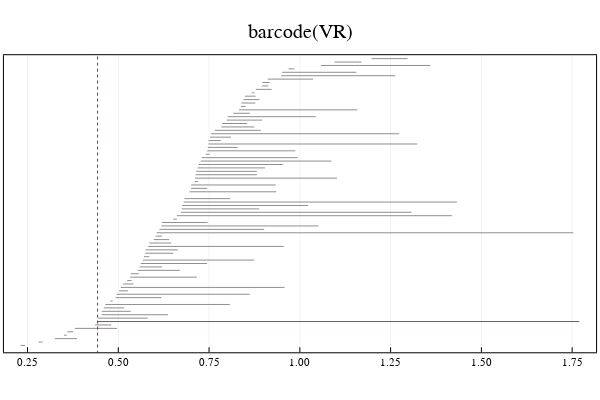

The notebook cell saved with this chart:
### Code cell
p = return_extension_results_at_parameter(extension_to_VR_Q)

### Figure 1 — Plotly figure (JSON) as saved in the notebook; plotly's stock layout.template omitted (floating-point values rounded to 4 significant figures)
{"data": [{"colorbar": {"title": ""}, "hoverinfo": "text", "legendgroup": "y1", "line": {"color": "rgba(143, 143, 143, 1.000)", "dash": "solid", "shape": "linear", "width": 1}, "mode": "lines", "name": "y1", "showlegend": true, "text": ["class 14", "class 14"], "type": "scatter", "x": [0.2312, 0.2428], "xaxis": "x1", "y": [1, 1], "yaxis": "y1", "zmax": null, "zmin": null}, {"colorbar": {"title": ""}, "hoverinfo": "text", "legendgroup": "y2", "line": {"color": "rgba(143, 143, 143, 1.000)", "dash": "solid", "shape": "linear", "width": 1}, "mode": "lines", "name": "y2", "showlegend": true, "text": ["class 1", "class 1"], "type": "scatter", "x": [0.2799, 0.2914], "xaxis": "x1", "y": [2, 2], "yaxis": "y1", "zmax": null, "zmin": null}, {"colorbar": {"title": ""}, "hoverinfo": "text", "legendgroup": "y3", "line": {"color": "rgba(143, 143, 143, 1.000)", "dash": "solid", "shape": "linear", "width": 1}, "mode": "lines", "name": "y3", "showlegend": true, "text": ["class 15", "class 15"], "type": "scatter", "x": [0.3255, 0.3861], "xaxis": "x1", "y": [3, 3], "yaxis": "y1", "zmax": null, "zmin": null}, {"colorbar": {"title": ""}, "hoverinfo": "text", "legendgroup": "y4", "line": {"color": "rgba(143, 143, 143, 1.000)", "dash": "solid", "shape": "linear", "width": 1}, "mode": "lines", "name": "y4", "showlegend": true, "text": ["class 2", "class 2"], "type": "scatter", "x": [0.3504, 0.3578], "xaxis": "x1", "y": [4, 4], "yaxis": "y1", "zmax": null, "zmin": null}, {"colorbar": {"title": ""}, "hoverinfo": "text", "legendgroup": "y5", "line": {"color": "rgba(143, 143, 143, 1.000)", "dash": "solid", "shape": "linear", "width": 1}, "mode": "lines", "name": "y5", "showlegend": true, "text": ["class 3", "class 3"], "type": "scatter", "x": [0.3597, 0.3762], "xaxis": "x1", "y": [5, 5], "yaxis": "y1", "zmax": null, "zmin": null}, {"colorbar": {"title": ""}, "hoverinfo": "text", "legendgroup": "y6", "line": {"color": "rgba(143, 143, 143, 1.000)", "dash": "solid", "shape": "linear", "width": 1}, "mode": "lines", "name": "y6", "showlegend": true, "text": ["class 16", "class 16"], "type": "scatter", "x": [0.3801, 0.4967], "xaxis": "x1", "y": [6, 6], "yaxis": "y1", "zmax": null, "zmin": null}, {"colorbar": {"title": ""}, "hoverinfo": "text", "legendgroup": "y7", "line": {"color": "rgba(143, 143, 143, 1.000)", "dash": "solid", "shape": "linear", "width": 1}, "mode": "lines", "name": "y7", "showlegend": true, "text": ["class 17", "class 17"], "type": "scatter", "x": [0.4353, 0.4805], "xaxis": "x1", "y": [7, 7], "yaxis": "y1", "zmax": null, "zmin": null}, {"colorbar": {"title": ""}, "hoverinfo": "text", "legendgroup": "y8", "line": {"color": "rgba(143, 143, 143, 1.000)", "dash": "solid", "shape": "linear", "width": 1}, "mode": "lines", "name": "y8", "showlegend": true, "text": ["class 83", "class 83"], "type": "scatter", "x": [0.4429, 0.4429], "xaxis": "x1", "y": [8, 8], "yaxis": "y1", "zmax": null, "zmin": null}, {"colorbar": {"title": ""}, "hoverinfo": "text", "legendgroup": "y9", "line": {"color": "rgba(238, 18, 137, 1.000)", "dash": "solid", "shape": "linear", "width": 1}, "mode": "lines", "name": "y9", "showlegend": true, "text": ["class 83", "class 83"], "type": "scatter", "x": [0.4429, 1.77], "xaxis": "x1", "y": [8, 8], "yaxis": "y1", "zmax": null, "zmin": null}, {"colorbar": {"title": ""}, "hoverinfo": "text", "legendgroup": "y10", "line": {"color": "rgba(143, 143, 143, 1.000)", "dash": "solid", "shape": "linear", "width": 1}, "mode": "lines", "name": "y10", "showlegend": true, "text": ["class 67", "class 67"], "type": "scatter", "x": [0.444, 0.5809], "xaxis": "x1", "y": [9, 9], "yaxis": "y1", "zmax": null, "zmin": null}, {"colorbar": {"title": ""}, "hoverinfo": "text", "legendgroup": "y11", "line": {"color": "rgba(143, 143, 143, 1.000)", "dash": "solid", "shape": "linear", "width": 1}, "mode": "lines", "name": "y11", "showlegend": true, "text": ["class 18", "class 18"], "type": "scatter", "x": [0.4541, 0.6371], "xaxis": "x1", "y": [10, 10], "yaxis": "y1", "zmax": null, "zmin": null}, {"colorbar": {"title": ""}, "hoverinfo": "text", "legendgroup": "y12", "line": {"color": "rgba(143, 143, 143, 1.000)", "dash": "solid", "shape": "linear", "width": 1}, "mode": "lines", "name": "y12", "showlegend": true, "text": ["class 19", "class 19"], "type": "scatter", "x": [0.4542, 0.5339], "xaxis": "x1", "y": [11, 11], "yaxis": "y1", "zmax": null, "zmin": null}, {"colorbar": {"title": ""}, "hoverinfo": "text", "legendgroup": "y13", "line": {"color": "rgba(143, 143, 143, 1.000)", "dash": "solid", "shape": "linear", "width": 1}, "mode": "lines", "name": "y13", "showlegend": true, "text": ["class 20", "class 20"], "type": "scatter", "x": [0.4601, 0.5161], "xaxis": "x1", "y": [12, 12], "yaxis": "y1", "zmax": null, "zmin": null}, {"colorbar": {"title": ""}, "hoverinfo": "text", "legendgroup": "y14", "line": {"color": "rgba(143, 143, 143, 1.000)", "dash": "solid", "shape": "linear", "width": 1}, "mode": "lines", "name": "y14", "showlegend": true, "text": ["class 68", "class 68"], "type": "scatter", "x": [0.464, 0.8071], "xaxis": "x1", "y": [13, 13], "yaxis": "y1", "zmax": null, "zmin": null}, {"colorbar": {"title": ""}, "hoverinfo": "text", "legendgroup": "y15", "line": {"color": "rgba(143, 143, 143, 1.000)", "dash": "solid", "shape": "linear", "width": 1}, "mode": "lines", "name": "y15", "showlegend": true, "text": ["class 4", "class 4"], "type": "scatter", "x": [0.4783, 0.4843], "xaxis": "x1", "y": [14, 14], "yaxis": "y1", "zmax": null, "zmin": null}, {"colorbar": {"title": ""}, "hoverinfo": "text", "legendgroup": "y16", "line": {"color": "rgba(143, 143, 143, 1.000)", "dash": "solid", "shape": "linear", "width": 1}, "mode": "lines", "name": "y16", "showlegend": true, "text": ["class 21", "class 21"], "type": "scatter", "x": [0.4924, 0.6189], "xaxis": "x1", "y": [15, 15], "yaxis": "y1", "zmax": null, "zmin": null}, {"colorbar": {"title": ""}, "hoverinfo": "text", "legendgroup": "y17", "line": {"color": "rgba(143, 143, 143, 1.000)", "dash": "solid", "shape": "linear", "width": 1}, "mode": "lines", "name": "y17", "showlegend": true, "text": ["class 22", "class 22"], "type": "scatter", "x": [0.4944, 0.8618], "xaxis": "x1", "y": [16, 16], "yaxis": "y1", "zmax": null, "zmin": null}, {"colorbar": {"title": ""}, "hoverinfo": "text", "legendgroup": "y18", "line": {"color": "rgba(143, 143, 143, 1.000)", "dash": "solid", "shape": "linear", "width": 1}, "mode": "lines", "name": "y18", "showlegend": true, "text": ["class 23", "class 23"], "type": "scatter", "x": [0.5021, 0.5263], "xaxis": "x1", "y": [17, 17], "yaxis": "y1", "zmax": null, "zmin": null}, {"colorbar": {"title": ""}, "hoverinfo": "text", "legendgroup": "y19", "line": {"color": "rgba(143, 143, 143, 1.000)", "dash": "solid", "shape": "linear", "width": 1}, "mode": "lines", "name": "y19", "showlegend": true, "text": ["class 69", "class 69"], "type": "scatter", "x": [0.5068, 0.9578], "xaxis": "x1", "y": [18, 18], "yaxis": "y1", "zmax": null, "zmin": null}, {"colorbar": {"title": ""}, "hoverinfo": "text", "legendgroup": "y20", "line": {"color": "rgba(143, 143, 143, 1.000)", "dash": "solid", "shape": "linear", "width": 1}, "mode": "lines", "name": "y20", "showlegend": true, "text": ["class 5", "class 5"], "type": "scatter", "x": [0.513, 0.5413], "xaxis": "x1", "y": [19, 19], "yaxis": "y1", "zmax": null, "zmin": null}, {"colorbar": {"title": ""}, "hoverinfo": "text", "legendgroup": "y21", "line": {"color": "rgba(143, 143, 143, 1.000)", "dash": "solid", "shape": "linear", "width": 1}, "mode": "lines", "name": "y21", "showlegend": true, "text": ["class 24", "class 24"], "type": "scatter", "x": [0.5247, 0.5363], "xaxis": "x1", "y": [20, 20], "yaxis": "y1", "zmax": null, "zmin": null}, {"colorbar": {"title": ""}, "hoverinfo": "text", "legendgroup": "y22", "line": {"color": "rgba(143, 143, 143, 1.000)", "dash": "solid", "shape": "linear", "width": 1}, "mode": "lines", "name": "y22", "showlegend": true, "text": ["class 25", "class 25"], "type": "scatter", "x": [0.5328, 0.7164], "xaxis": "x1", "y": [21, 21], "yaxis": "y1", "zmax": null, "zmin": null}, {"colorbar": {"title": ""}, "hoverinfo": "text", "legendgroup": "y23", "line": {"color": "rgba(143, 143, 143, 1.000)", "dash": "solid", "shape": "linear", "width": 1}, "mode": "lines", "name": "y23", "showlegend": true, "text": ["class 26", "class 26"], "type": "scatter", "x": [0.5346, 0.5567], "xaxis": "x1", "y": [22, 22], "yaxis": "y1", "zmax": null, "zmin": null}, {"colorbar": {"title": ""}, "hoverinfo": "text", "legendgroup": "y24", "line": {"color": "rgba(143, 143, 143, 1.000)", "dash": "solid", "shape": "linear", "width": 1}, "mode": "lines", "name": "y24", "showlegend": true, "text": ["class 27", "class 27"], "type": "scatter", "x": [0.5536, 0.6692], "xaxis": "x1", "y": [23, 23], "yaxis": "y1", "zmax": null, "zmin": null}, {"colorbar": {"title": ""}, "hoverinfo": "text", "legendgroup": "y25", "line": {"color": "rgba(143, 143, 143, 1.000)", "dash": "solid", "shape": "linear", "width": 1}, "mode": "lines", "name": "y25", "showlegend": true, "text": ["class 28", "class 28"], "type": "scatter", "x": [0.5586, 0.6203], "xaxis": "x1", "y": [24, 24], "yaxis": "y1", "zmax": null, "zmin": null}, {"colorbar": {"title": ""}, "hoverinfo": "text", "legendgroup": "y26", "line": {"color": "rgba(143, 143, 143, 1.000)", "dash": "solid", "shape": "linear", "width": 1}, "mode": "lines", "name": "y26", "showlegend": true, "text": ["class 29", "class 29"], "type": "scatter", "x": [0.5621, 0.7444], "xaxis": "x1", "y": [25, 25], "yaxis": "y1", "zmax": null, "zmin": null}, {"colorbar": {"title": ""}, "hoverinfo": "text", "legendgroup": "y27", "line": {"color": "rgba(143, 143, 143, 1.000)", "dash": "solid", "shape": "linear", "width": 1}, "mode": "lines", "name": "y27", "showlegend": true, "text": ["class 30", "class 30"], "type": "scatter", "x": [0.5678, 0.874], "xaxis": "x1", "y": [26, 26], "yaxis": "y1", "zmax": null, "zmin": null}, {"colorbar": {"title": ""}, "hoverinfo": "text", "legendgroup": "y28", "line": {"color": "rgba(143, 143, 143, 1.000)", "dash": "solid", "shape": "linear", "width": 1}, "mode": "lines", "name": "y28", "showlegend": true, "text": ["class 31", "class 31"], "type": "scatter", "x": [0.5707, 0.5854], "xaxis": "x1", "y": [27, 27], "yaxis": "y1", "zmax": null, "zmin": null}, {"colorbar": {"title": ""}, "hoverinfo": "text", "legendgroup": "y29", "line": {"color": "rgba(143, 143, 143, 1.000)", "dash": "solid", "shape": "linear", "width": 1}, "mode": "lines", "name": "y29", "showlegend": true, "text": ["class 32", "class 32"], "type": "scatter", "x": [0.5744, 0.6515], "xaxis": "x1", "y": [28, 28], "yaxis": "y1", "zmax": null, "zmin": null}, {"colorbar": {"title": ""}, "hoverinfo": "text", "legendgroup": "y30", "line": {"color": "rgba(143, 143, 143, 1.000)", "dash": "solid", "shape": "linear", "width": 1}, "mode": "lines", "name": "y30", "showlegend": true, "text": ["class 33", "class 33"], "type": "scatter", "x": [0.5751, 0.6637], "xaxis": "x1", "y": [29, 29], "yaxis": "y1", "zmax": null, "zmin": null}, {"colorbar": {"title": ""}, "hoverinfo": "text", "legendgroup": "y31", "line": {"color": "rgba(143, 143, 143, 1.000)", "dash": "solid", "shape": "linear", "width": 1}, "mode": "lines", "name": "y31", "showlegend": true, "text": ["class 70", "class 70"], "type": "scatter", "x": [0.5822, 0.9555], "xaxis": "x1", "y": [30, 30], "yaxis": "y1", "zmax": null, "zmin": null}, {"colorbar": {"title": ""}, "hoverinfo": "text", "legendgroup": "y32", "line": {"color": "rgba(143, 143, 143, 1.000)", "dash": "solid", "shape": "linear", "width": 1}, "mode": "lines", "name": "y32", "showlegend": true, "text": ["class 6", "class 6"], "type": "scatter", "x": [0.5855, 0.6454], "xaxis": "x1", "y": [31, 31], "yaxis": "y1", "zmax": null, "zmin": null}, {"colorbar": {"title": ""}, "hoverinfo": "text", "legendgroup": "y33", "line": {"color": "rgba(143, 143, 143, 1.000)", "dash": "solid", "shape": "linear", "width": 1}, "mode": "lines", "name": "y33", "showlegend": true, "text": ["class 34", "class 34"], "type": "scatter", "x": [0.5975, 0.6404], "xaxis": "x1", "y": [32, 32], "yaxis": "y1", "zmax": null, "zmin": null}, {"colorbar": {"title": ""}, "hoverinfo": "text", "legendgroup": "y34", "line": {"color": "rgba(143, 143, 143, 1.000)", "dash": "solid", "shape": "linear", "width": 1}, "mode": "lines", "name": "y34", "showlegend": true, "text": ["class 35", "class 35"], "type": "scatter", "x": [0.6027, 0.6201], "xaxis": "x1", "y": [33, 33], "yaxis": "y1", "zmax": null, "zmin": null}, {"colorbar": {"title": ""}, "hoverinfo": "text", "legendgroup": "y35", "line": {"color": "rgba(143, 143, 143, 1.000)", "dash": "solid", "shape": "linear", "width": 1}, "mode": "lines", "name": "y35", "showlegend": true, "text": ["class 85", "class 85"], "type": "scatter", "x": [0.6055, 1.753], "xaxis": "x1", "y": [34, 34], "yaxis": "y1", "zmax": null, "zmin": null}, {"colorbar": {"title": ""}, "hoverinfo": "text", "legendgroup": "y36", "line": {"color": "rgba(143, 143, 143, 1.000)", "dash": "solid", "shape": "linear", "width": 1}, "mode": "lines", "name": "y36", "showlegend": true, "text": ["class 71", "class 71"], "type": "scatter", "x": [0.6132, 0.9017], "xaxis": "x1", "y": [35, 35], "yaxis": "y1", "zmax": null, "zmin": null}, {"colorbar": {"title": ""}, "hoverinfo": "text", "legendgroup": "y37", "line": {"color": "rgba(143, 143, 143, 1.000)", "dash": "solid", "shape": "linear", "width": 1}, "mode": "lines", "name": "y37", "showlegend": true, "text": ["class 72", "class 72"], "type": "scatter", "x": [0.6189, 1.051], "xaxis": "x1", "y": [36, 36], "yaxis": "y1", "zmax": null, "zmin": null}, {"colorbar": {"title": ""}, "hoverinfo": "text", "legendgroup": "y38", "line": {"color": "rgba(143, 143, 143, 1.000)", "dash": "solid", "shape": "linear", "width": 1}, "mode": "lines", "name": "y38", "showlegend": true, "text": ["class 36", "class 36"], "type": "scatter", "x": [0.6199, 0.7459], "xaxis": "x1", "y": [37, 37], "yaxis": "y1", "zmax": null, "zmin": null}, {"colorbar": {"title": ""}, "hoverinfo": "text", "legendgroup": "y39", "line": {"color": "rgba(143, 143, 143, 1.000)", "dash": "solid", "shape": "linear", "width": 1}, "mode": "lines", "name": "y39", "showlegend": true, "text": ["class 37", "class 37"], "type": "scatter", "x": [0.6509, 0.6613], "xaxis": "x1", "y": [38, 38], "yaxis": "y1", "zmax": null, "zmin": null}, {"colorbar": {"title": ""}, "hoverinfo": "text", "legendgroup": "y40", "line": {"color": "rgba(143, 143, 143, 1.000)", "dash": "solid", "shape": "linear", "width": 1}, "mode": "lines", "name": "y40", "showlegend": true, "text": ["class 84", "class 84"], "type": "scatter", "x": [0.6612, 1.419], "xaxis": "x1", "y": [39, 39], "yaxis": "y1", "zmax": null, "zmin": null}, {"colorbar": {"title": ""}, "hoverinfo": "text", "legendgroup": "y41", "line": {"color": "rgba(143, 143, 143, 1.000)", "dash": "solid", "shape": "linear", "width": 1}, "mode": "lines", "name": "y41", "showlegend": true, "text": ["class 80", "class 80"], "type": "scatter", "x": [0.6727, 1.308], "xaxis": "x1", "y": [40, 40], "yaxis": "y1", "zmax": null, "zmin": null}, {"colorbar": {"title": ""}, "hoverinfo": "text", "legendgroup": "y42", "line": {"color": "rgba(143, 143, 143, 1.000)", "dash": "solid", "shape": "linear", "width": 1}, "mode": "lines", "name": "y42", "showlegend": true, "text": ["class 38", "class 38"], "type": "scatter", "x": [0.6742, 0.8881], "xaxis": "x1", "y": [41, 41], "yaxis": "y1", "zmax": null, "zmin": null}, {"colorbar": {"title": ""}, "hoverinfo": "text", "legendgroup": "y43", "line": {"color": "rgba(143, 143, 143, 1.000)", "dash": "solid", "shape": "linear", "width": 1}, "mode": "lines", "name": "y43", "showlegend": true, "text": ["class 81", "class 81"], "type": "scatter", "x": [0.676, 1.023], "xaxis": "x1", "y": [42, 42], "yaxis": "y1", "zmax": null, "zmin": null}, {"colorbar": {"title": ""}, "hoverinfo": "text", "legendgroup": "y44", "line": {"color": "rgba(143, 143, 143, 1.000)", "dash": "solid", "shape": "linear", "width": 1}, "mode": "lines", "name": "y44", "showlegend": true, "text": ["class 82", "class 82"], "type": "scatter", "x": [0.6802, 1.433], "xaxis": "x1", "y": [43, 43], "yaxis": "y1", "zmax": null, "zmin": null}, {"colorbar": {"title": ""}, "hoverinfo": "text", "legendgroup": "y45", "line": {"color": "rgba(143, 143, 143, 1.000)", "dash": "solid", "shape": "linear", "width": 1}, "mode": "lines", "name": "y45", "showlegend": true, "text": ["class 39", "class 39"], "type": "scatter", "x": [0.6821, 0.8079], "xaxis": "x1", "y": [44, 44], "yaxis": "y1", "zmax": null, "zmin": null}, {"colorbar": {"title": ""}, "hoverinfo": "text", "legendgroup": "y46", "line": {"color": "rgba(143, 143, 143, 1.000)", "dash": "solid", "shape": "linear", "width": 1}, "mode": "lines", "name": "y46", "showlegend": true, "text": ["class 40", "class 40"], "type": "scatter", "x": [0.6855, 0.6869], "xaxis": "x1", "y": [45, 45], "yaxis": "y1", "zmax": null, "zmin": null}, {"colorbar": {"title": ""}, "hoverinfo": "text", "legendgroup": "y47", "line": {"color": "rgba(143, 143, 143, 1.000)", "dash": "solid", "shape": "linear", "width": 1}, "mode": "lines", "name": "y47", "showlegend": true, "text": ["class 41", "class 41"], "type": "scatter", "x": [0.696, 0.935], "xaxis": "x1", "y": [46, 46], "yaxis": "y1", "zmax": null, "zmin": null}, {"colorbar": {"title": ""}, "hoverinfo": "text", "legendgroup": "y48", "line": {"color": "rgba(143, 143, 143, 1.000)", "dash": "solid", "shape": "linear", "width": 1}, "mode": "lines", "name": "y48", "showlegend": true, "text": ["class 42", "class 42"], "type": "scatter", "x": [0.7004, 0.7449], "xaxis": "x1", "y": [47, 47], "yaxis": "y1", "zmax": null, "zmin": null}, {"colorbar": {"title": ""}, "hoverinfo": "text", "legendgroup": "y49", "line": {"color": "rgba(143, 143, 143, 1.000)", "dash": "solid", "shape": "linear", "width": 1}, "mode": "lines", "name": "y49", "showlegend": true, "text": ["class 43", "class 43"], "type": "scatter", "x": [0.7008, 0.9334], "xaxis": "x1", "y": [48, 48], "yaxis": "y1", "zmax": null, "zmin": null}, {"colorbar": {"title": ""}, "hoverinfo": "text", "legendgroup": "y50", "line": {"color": "rgba(143, 143, 143, 1.000)", "dash": "solid", "shape": "linear", "width": 1}, "mode": "lines", "name": "y50", "showlegend": true, "text": ["class 7", "class 7"], "type": "scatter", "x": [0.7106, 0.7191], "xaxis": "x1", "y": [49, 49], "yaxis": "y1", "zmax": null, "zmin": null}, {"colorbar": {"title": ""}, "hoverinfo": "text", "legendgroup": "y51", "line": {"color": "rgba(143, 143, 143, 1.000)", "dash": "solid", "shape": "linear", "width": 1}, "mode": "lines", "name": "y51", "showlegend": true, "text": ["class 73", "class 73"], "type": "scatter", "x": [0.7114, 1.102], "xaxis": "x1", "y": [50, 50], "yaxis": "y1", "zmax": null, "zmin": null}, {"colorbar": {"title": ""}, "hoverinfo": "text", "legendgroup": "y52", "line": {"color": "rgba(143, 143, 143, 1.000)", "dash": "solid", "shape": "linear", "width": 1}, "mode": "lines", "name": "y52", "showlegend": true, "text": ["class 44", "class 44"], "type": "scatter", "x": [0.7126, 0.8818], "xaxis": "x1", "y": [51, 51], "yaxis": "y1", "zmax": null, "zmin": null}, {"colorbar": {"title": ""}, "hoverinfo": "text", "legendgroup": "y53", "line": {"color": "rgba(143, 143, 143, 1.000)", "dash": "solid", "shape": "linear", "width": 1}, "mode": "lines", "name": "y53", "showlegend": true, "text": ["class 45", "class 45"], "type": "scatter", "x": [0.7147, 0.8814], "xaxis": "x1", "y": [52, 52], "yaxis": "y1", "zmax": null, "zmin": null}, {"colorbar": {"title": ""}, "hoverinfo": "text", "legendgroup": "y54", "line": {"color": "rgba(143, 143, 143, 1.000)", "dash": "solid", "shape": "linear", "width": 1}, "mode": "lines", "name": "y54", "showlegend": true, "text": ["class 46", "class 46"], "type": "scatter", "x": [0.7181, 0.9041], "xaxis": "x1", "y": [53, 53], "yaxis": "y1", "zmax": null, "zmin": null}, {"colorbar": {"title": ""}, "hoverinfo": "text", "legendgroup": "y55", "line": {"color": "rgba(143, 143, 143, 1.000)", "dash": "solid", "shape": "linear", "width": 1}, "mode": "lines", "name": "y55", "showlegend": true, "text": ["class 47", "class 47"], "type": "scatter", "x": [0.7219, 0.9535], "xaxis": "x1", "y": [54, 54], "yaxis": "y1", "zmax": null, "zmin": null}, {"colorbar": {"title": ""}, "hoverinfo": "text", "legendgroup": "y56", "line": {"color": "rgba(143, 143, 143, 1.000)", "dash": "solid", "shape": "linear", "width": 1}, "mode": "lines", "name": "y56", "showlegend": true, "text": ["class 74", "class 74"], "type": "scatter", "x": [0.727, 1.087], "xaxis": "x1", "y": [55, 55], "yaxis": "y1", "zmax": null, "zmin": null}, {"colorbar": {"title": ""}, "hoverinfo": "text", "legendgroup": "y57", "line": {"color": "rgba(143, 143, 143, 1.000)", "dash": "solid", "shape": "linear", "width": 1}, "mode": "lines", "name": "y57", "showlegend": true, "text": ["class 48", "class 48"], "type": "scatter", "x": [0.7296, 0.9938], "xaxis": "x1", "y": [56, 56], "yaxis": "y1", "zmax": null, "zmin": null}, {"colorbar": {"title": ""}, "hoverinfo": "text", "legendgroup": "y58", "line": {"color": "rgba(143, 143, 143, 1.000)", "dash": "solid", "shape": "linear", "width": 1}, "mode": "lines", "name": "y58", "showlegend": true, "text": ["class 8", "class 8"], "type": "scatter", "x": [0.7408, 0.7515], "xaxis": "x1", "y": [57, 57], "yaxis": "y1", "zmax": null, "zmin": null}, {"colorbar": {"title": ""}, "hoverinfo": "text", "legendgroup": "y59", "line": {"color": "rgba(143, 143, 143, 1.000)", "dash": "solid", "shape": "linear", "width": 1}, "mode": "lines", "name": "y59", "showlegend": true, "text": ["class 75", "class 75"], "type": "scatter", "x": [0.7449, 0.9874], "xaxis": "x1", "y": [58, 58], "yaxis": "y1", "zmax": null, "zmin": null}, {"colorbar": {"title": ""}, "hoverinfo": "text", "legendgroup": "y60", "line": {"color": "rgba(143, 143, 143, 1.000)", "dash": "solid", "shape": "linear", "width": 1}, "mode": "lines", "name": "y60", "showlegend": true, "text": ["class 49", "class 49"], "type": "scatter", "x": [0.7465, 0.8287], "xaxis": "x1", "y": [59, 59], "yaxis": "y1", "zmax": null, "zmin": null}, {"colorbar": {"title": ""}, "hoverinfo": "text", "legendgroup": "y61", "line": {"color": "rgba(143, 143, 143, 1.000)", "dash": "solid", "shape": "linear", "width": 1}, "mode": "lines", "name": "y61", "showlegend": true, "text": ["class 76", "class 76"], "type": "scatter", "x": [0.7483, 1.323], "xaxis": "x1", "y": [60, 60], "yaxis": "y1", "zmax": null, "zmin": null}, {"colorbar": {"title": ""}, "hoverinfo": "text", "legendgroup": "y62", "line": {"color": "rgba(143, 143, 143, 1.000)", "dash": "solid", "shape": "linear", "width": 1}, "mode": "lines", "name": "y62", "showlegend": true, "text": ["class 50", "class 50"], "type": "scatter", "x": [0.7485, 0.7825], "xaxis": "x1", "y": [61, 61], "yaxis": "y1", "zmax": null, "zmin": null}, {"colorbar": {"title": ""}, "hoverinfo": "text", "legendgroup": "y63", "line": {"color": "rgba(143, 143, 143, 1.000)", "dash": "solid", "shape": "linear", "width": 1}, "mode": "lines", "name": "y63", "showlegend": true, "text": ["class 51", "class 51"], "type": "scatter", "x": [0.7522, 0.8103], "xaxis": "x1", "y": [62, 62], "yaxis": "y1", "zmax": null, "zmin": null}, {"colorbar": {"title": ""}, "hoverinfo": "text", "legendgroup": "y64", "line": {"color": "rgba(143, 143, 143, 1.000)", "dash": "solid", "shape": "linear", "width": 1}, "mode": "lines", "name": "y64", "showlegend": true, "text": ["class 77", "class 77"], "type": "scatter", "x": [0.7561, 1.273], "xaxis": "x1", "y": [63, 63], "yaxis": "y1", "zmax": null, "zmin": null}, {"colorbar": {"title": ""}, "hoverinfo": "text", "legendgroup": "y65", "line": {"color": "rgba(143, 143, 143, 1.000)", "dash": "solid", "shape": "linear", "width": 1}, "mode": "lines", "name": "y65", "showlegend": true, "text": ["class 52", "class 52"], "type": "scatter", "x": [0.7655, 0.8923], "xaxis": "x1", "y": [64, 64], "yaxis": "y1", "zmax": null, "zmin": null}, {"colorbar": {"title": ""}, "hoverinfo": "text", "legendgroup": "y66", "line": {"color": "rgba(143, 143, 143, 1.000)", "dash": "solid", "shape": "linear", "width": 1}, "mode": "lines", "name": "y66", "showlegend": true, "text": ["class 53", "class 53"], "type": "scatter", "x": [0.7834, 0.8745], "xaxis": "x1", "y": [65, 65], "yaxis": "y1", "zmax": null, "zmin": null}, {"colorbar": {"title": ""}, "hoverinfo": "text", "legendgroup": "y67", "line": {"color": "rgba(143, 143, 143, 1.000)", "dash": "solid", "shape": "linear", "width": 1}, "mode": "lines", "name": "y67", "showlegend": true, "text": ["class 54", "class 54"], "type": "scatter", "x": [0.7867, 0.8552], "xaxis": "x1", "y": [66, 66], "yaxis": "y1", "zmax": null, "zmin": null}, {"colorbar": {"title": ""}, "hoverinfo": "text", "legendgroup": "y68", "line": {"color": "rgba(143, 143, 143, 1.000)", "dash": "solid", "shape": "linear", "width": 1}, "mode": "lines", "name": "y68", "showlegend": true, "text": ["class 55", "class 55"], "type": "scatter", "x": [0.7989, 0.8958], "xaxis": "x1", "y": [67, 67], "yaxis": "y1", "zmax": null, "zmin": null}, {"colorbar": {"title": ""}, "hoverinfo": "text", "legendgroup": "y69", "line": {"color": "rgba(143, 143, 143, 1.000)", "dash": "solid", "shape": "linear", "width": 1}, "mode": "lines", "name": "y69", "showlegend": true, "text": ["class 56", "class 56"], "type": "scatter", "x": [0.8014, 1.044], "xaxis": "x1", "y": [68, 68], "yaxis": "y1", "zmax": null, "zmin": null}, {"colorbar": {"title": ""}, "hoverinfo": "text", "legendgroup": "y70", "line": {"color": "rgba(143, 143, 143, 1.000)", "dash": "solid", "shape": "linear", "width": 1}, "mode": "lines", "name": "y70", "showlegend": true, "text": ["class 57", "class 57"], "type": "scatter", "x": [0.8164, 0.8623], "xaxis": "x1", "y": [69, 69], "yaxis": "y1", "zmax": null, "zmin": null}, {"colorbar": {"title": ""}, "hoverinfo": "text", "legendgroup": "y71", "line": {"color": "rgba(143, 143, 143, 1.000)", "dash": "solid", "shape": "linear", "width": 1}, "mode": "lines", "name": "y71", "showlegend": true, "text": ["class 58", "class 58"], "type": "scatter", "x": [0.8324, 1.158], "xaxis": "x1", "y": [70, 70], "yaxis": "y1", "zmax": null, "zmin": null}, {"colorbar": {"title": ""}, "hoverinfo": "text", "legendgroup": "y72", "line": {"color": "rgba(143, 143, 143, 1.000)", "dash": "solid", "shape": "linear", "width": 1}, "mode": "lines", "name": "y72", "showlegend": true, "text": ["class 9", "class 9"], "type": "scatter", "x": [0.8379, 0.8507], "xaxis": "x1", "y": [71, 71], "yaxis": "y1", "zmax": null, "zmin": null}, {"colorbar": {"title": ""}, "hoverinfo": "text", "legendgroup": "y73", "line": {"color": "rgba(143, 143, 143, 1.000)", "dash": "solid", "shape": "linear", "width": 1}, "mode": "lines", "name": "y73", "showlegend": true, "text": ["class 59", "class 59"], "type": "scatter", "x": [0.8393, 0.8773], "xaxis": "x1", "y": [72, 72], "yaxis": "y1", "zmax": null, "zmin": null}, {"colorbar": {"title": ""}, "hoverinfo": "text", "legendgroup": "y74", "line": {"color": "rgba(143, 143, 143, 1.000)", "dash": "solid", "shape": "linear", "width": 1}, "mode": "lines", "name": "y74", "showlegend": true, "text": ["class 10", "class 10"], "type": "scatter", "x": [0.8447, 0.8891], "xaxis": "x1", "y": [73, 73], "yaxis": "y1", "zmax": null, "zmin": null}, {"colorbar": {"title": ""}, "hoverinfo": "text", "legendgroup": "y75", "line": {"color": "rgba(143, 143, 143, 1.000)", "dash": "solid", "shape": "linear", "width": 1}, "mode": "lines", "name": "y75", "showlegend": true, "text": ["class 60", "class 60"], "type": "scatter", "x": [0.8489, 0.8783], "xaxis": "x1", "y": [74, 74], "yaxis": "y1", "zmax": null, "zmin": null}, {"colorbar": {"title": ""}, "hoverinfo": "text", "legendgroup": "y76", "line": {"color": "rgba(143, 143, 143, 1.000)", "dash": "solid", "shape": "linear", "width": 1}, "mode": "lines", "name": "y76", "showlegend": true, "text": ["class 11", "class 11"], "type": "scatter", "x": [0.8679, 0.8751], "xaxis": "x1", "y": [75, 75], "yaxis": "y1", "zmax": null, "zmin": null}, {"colorbar": {"title": ""}, "hoverinfo": "text", "legendgroup": "y77", "line": {"color": "rgba(143, 143, 143, 1.000)", "dash": "solid", "shape": "linear", "width": 1}, "mode": "lines", "name": "y77", "showlegend": true, "text": ["class 61", "class 61"], "type": "scatter", "x": [0.8788, 0.9225], "xaxis": "x1", "y": [76, 76], "yaxis": "y1", "zmax": null, "zmin": null}, {"colorbar": {"title": ""}, "hoverinfo": "text", "legendgroup": "y78", "line": {"color": "rgba(143, 143, 143, 1.000)", "dash": "solid", "shape": "linear", "width": 1}, "mode": "lines", "name": "y78", "showlegend": true, "text": ["class 12", "class 12"], "type": "scatter", "x": [0.8954, 0.9129], "xaxis": "x1", "y": [77, 77], "yaxis": "y1", "zmax": null, "zmin": null}, {"colorbar": {"title": ""}, "hoverinfo": "text", "legendgroup": "y79", "line": {"color": "rgba(143, 143, 143, 1.000)", "dash": "solid", "shape": "linear", "width": 1}, "mode": "lines", "name": "y79", "showlegend": true, "text": ["class 13", "class 13"], "type": "scatter", "x": [0.8969, 0.9173], "xaxis": "x1", "y": [78, 78], "yaxis": "y1", "zmax": null, "zmin": null}, {"colorbar": {"title": ""}, "hoverinfo": "text", "legendgroup": "y80", "line": {"color": "rgba(143, 143, 143, 1.000)", "dash": "solid", "shape": "linear", "width": 1}, "mode": "lines", "name": "y80", "showlegend": true, "text": ["class 62", "class 62"], "type": "scatter", "x": [0.9116, 1.036], "xaxis": "x1", "y": [79, 79], "yaxis": "y1", "zmax": null, "zmin": null}, {"colorbar": {"title": ""}, "hoverinfo": "text", "legendgroup": "y81", "line": {"color": "rgba(143, 143, 143, 1.000)", "dash": "solid", "shape": "linear", "width": 1}, "mode": "lines", "name": "y81", "showlegend": true, "text": ["class 78", "class 78"], "type": "scatter", "x": [0.9489, 1.263], "xaxis": "x1", "y": [80, 80], "yaxis": "y1", "zmax": null, "zmin": null}, {"colorbar": {"title": ""}, "hoverinfo": "text", "legendgroup": "y82", "line": {"color": "rgba(143, 143, 143, 1.000)", "dash": "solid", "shape": "linear", "width": 1}, "mode": "lines", "name": "y82", "showlegend": true, "text": ["class 63", "class 63"], "type": "scatter", "x": [0.951, 1.156], "xaxis": "x1", "y": [81, 81], "yaxis": "y1", "zmax": null, "zmin": null}, {"colorbar": {"title": ""}, "hoverinfo": "text", "legendgroup": "y83", "line": {"color": "rgba(143, 143, 143, 1.000)", "dash": "solid", "shape": "linear", "width": 1}, "mode": "lines", "name": "y83", "showlegend": true, "text": ["class 64", "class 64"], "type": "scatter", "x": [0.9689, 0.9851], "xaxis": "x1", "y": [82, 82], "yaxis": "y1", "zmax": null, "zmin": null}, {"colorbar": {"title": ""}, "hoverinfo": "text", "legendgroup": "y84", "line": {"color": "rgba(143, 143, 143, 1.000)", "dash": "solid", "shape": "linear", "width": 1}, "mode": "lines", "name": "y84", "showlegend": true, "text": ["class 79", "class 79"], "type": "scatter", "x": [1.058, 1.359], "xaxis": "x1", "y": [83, 83], "yaxis": "y1", "zmax": null, "zmin": null}, {"colorbar": {"title": ""}, "hoverinfo": "text", "legendgroup": "y85", "line": {"color": "rgba(143, 143, 143, 1.000)", "dash": "solid", "shape": "linear", "width": 1}, "mode": "lines", "name": "y85", "showlegend": true, "text": ["class 65", "class 65"], "type": "scatter", "x": [1.095, 1.17], "xaxis": "x1", "y": [84, 84], "yaxis": "y1", "zmax": null, "zmin": null}, {"colorbar": {"title": ""}, "hoverinfo": "text", "legendgroup": "y86", "line": {"color": "rgba(143, 143, 143, 1.000)", "dash": "solid", "shape": "linear", "width": 1}, "mode": "lines", "name": "y86", "showlegend": true, "text": ["class 66", "class 66"], "type": "scatter", "x": [1.197, 1.297], "xaxis": "x1", "y": [85, 85], "yaxis": "y1", "zmax": null, "zmin": null}, {"colorbar": {"title": ""}, "legendgroup": "y87", "line": {"color": "rgba(255, 0, 0, 1.000)", "dash": "dot", "shape": "linear", "width": 1}, "mode": "lines", "name": "y87", "showlegend": true, "type": "scatter", "x": [0.4429, 0.4429], "xaxis": "x1", "y": [-8701, 8786], "yaxis": "y1", "zmax": null, "zmin": null}], "layout": {"annotations": [{"font": {"color": "rgba(0, 0, 0, 1.000)", "family": "sans-serif", "size": 20}, "rotation": 0, "showarrow": false, "text": "barcode(VR)", "x": 0.5, "xanchor": "center", "xref": "paper", "y": 1, "yanchor": "top", "yref": "paper"}], "height": 400, "margin": {"b": 20, "l": 0, "r": 0, "t": 20}, "paper_bgcolor": "rgba(255, 255, 255, 1.000)", "plot_bgcolor": "rgba(255, 255, 255, 1.000)", "showlegend": false, "width": 600, "xaxis": {"anchor": "y1", "domain": [0.006562, 0.9934], "gridcolor": "rgba(0, 0, 0, 0.100)", "gridwidth": 0.5, "linecolor": "rgba(0, 0, 0, 1.000)", "mirror": true, "range": [0.185, 1.816], "showgrid": true, "showline": true, "showticklabels": true, "tickangle": 0, "tickcolor": "rgb(0, 0, 0)", "tickfont": {"color": "rgba(0, 0, 0, 1.000)", "family": "sans-serif", "size": 11}, "tickmode": "array", "ticks": "inside", "ticktext": ["0.25", "0.50", "0.75", "1.00", "1.25", "1.50", "1.75"], "tickvals": [0.25, 0.5, 0.75, 1, 1.25, 1.5, 1.75], "title": "", "titlefont": {"color": "rgba(0, 0, 0, 1.000)", "family": "sans-serif", "size": 15}, "type": "-", "visible": true, "zeroline": false, "zerolinecolor": "rgba(0, 0, 0, 1.000)"}, "yaxis": {"anchor": "x1", "domain": [0.07699, 0.9022], "gridcolor": "rgba(0, 0, 0, 0.100)", "gridwidth": 0.5, "linecolor": "rgba(0, 0, 0, 1.000)", "mirror": true, "range": [-1, 86], "showgrid": true, "showline": true, "showticklabels": true, "tickangle": 0, "tickcolor": "rgb(0, 0, 0)", "tickfont": {"color": "rgba(0, 0, 0, 1.000)", "family": "sans-serif", "size": 11}, "tickmode": "array", "ticks": "inside", "ticktext": [], "tickvals": [], "title": "", "titlefont": {"color": "rgba(0, 0, 0, 1.000)", "family": "sans-serif", "size": 15}, "type": "-", "visible": true, "zeroline": false, "zerolinecolor": "rgba(0, 0, 0, 1.000)"}}}
